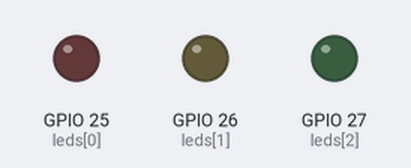
Bench run of a sketch on a simulated ESP32. Parts: output pins drawn as LEDs (lit = HIGH).

Above: at 0.2 s.
At 1.2 s:
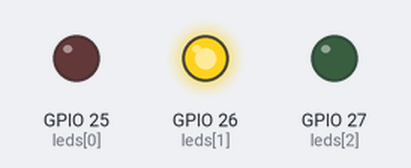
At 1.7 s:
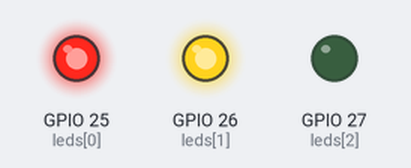
At 2.2 s:
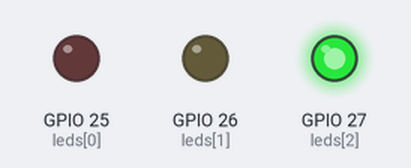
At 3.2 s:
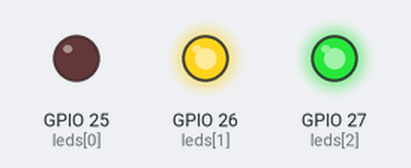
At 4.7 s:
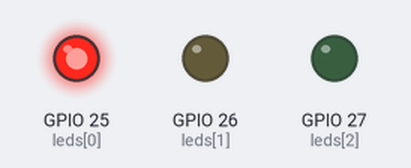
Timing chart, 0 to 5.2 s (numbered marks = the images above):
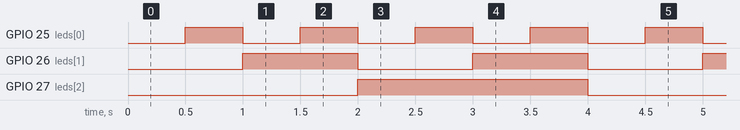

The sketch:

binary-count.ino
```cpp
// Pattern 4: Binary counting
// One pattern on its own, repeating forever. The full show is in led-patterns.ino.
// LED 1 = red (pin 25), LED 2 = yellow (pin 26), LED 3 = green (pin 27)

int leds[] = {25, 26, 27};

void setup() {
  for (int i = 0; i < 3; i++) {
    pinMode(leds[i], OUTPUT);
  }
}

void loop() {
  binaryCount();
}

// Turns every LED off
void allOff() {
  for (int i = 0; i < 3; i++) {
    digitalWrite(leds[i], LOW);
  }
}

// Pattern 4: Binary counting. The LEDs show the numbers 0 to 7 in binary
void binaryCount() {
  for (int number = 0; number < 8; number++) {
    for (int i = 0; i < 3; i++) {
      // Is bit i of the number a 1? Then that LED is on
      if (bitRead(number, i) == 1) {
        digitalWrite(leds[i], HIGH);
      } else {
        digitalWrite(leds[i], LOW);
      }
    }
    delay(500);
  }
  allOff();
}
```

Measured:
- by itself, GPIO 25 (leds[0]): alternates HIGH for 0.50 s and LOW for 0.50 s
- by itself, GPIO 26 (leds[1]): alternates HIGH for 1.0 s and LOW for 1.0 s
- by itself, GPIO 27 (leds[2]): alternates HIGH for 2.0 s and LOW for 2.0 s
